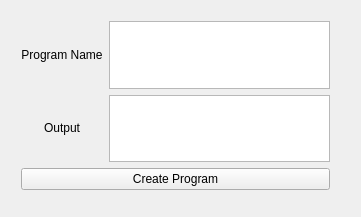
<?xml version="1.0" encoding="UTF-8"?>
<ui version="4.0">
 <class>ProtoCreator</class>
 <widget class="QMainWindow" name="ProtoCreator">
  <property name="geometry">
   <rect>
    <x>0</x>
    <y>0</y>
    <width>361</width>
    <height>217</height>
   </rect>
  </property>
  <property name="windowTitle">
   <string>ProtoCreator</string>
  </property>
  <widget class="QWidget" name="centralWidget">
   <widget class="QWidget" name="layoutWidget">
    <property name="geometry">
     <rect>
      <x>10</x>
      <y>10</y>
      <width>331</width>
      <height>191</height>
     </rect>
    </property>
    <layout class="QVBoxLayout" name="verticalLayout_3">
     <item>
      <layout class="QHBoxLayout" name="horizontalLayout">
       <item>
        <layout class="QVBoxLayout" name="verticalLayout_2">
         <item>
          <widget class="QLabel" name="inputTextLabel">
           <property name="text">
            <string>&lt;html&gt;&lt;head/&gt;&lt;body&gt;&lt;p align=&quot;center&quot;&gt;Program Name&lt;/p&gt;&lt;/body&gt;&lt;/html&gt;</string>
           </property>
          </widget>
         </item>
         <item>
          <widget class="QLabel" name="outputTextLabel">
           <property name="text">
            <string>&lt;html&gt;&lt;head/&gt;&lt;body&gt;&lt;p align=&quot;center&quot;&gt;Output&lt;/p&gt;&lt;/body&gt;&lt;/html&gt;</string>
           </property>
          </widget>
         </item>
        </layout>
       </item>
       <item>
        <layout class="QVBoxLayout" name="verticalLayout">
         <item>
          <widget class="QPlainTextEdit" name="inputText"/>
         </item>
         <item>
          <widget class="QPlainTextEdit" name="outputText"/>
         </item>
        </layout>
       </item>
      </layout>
     </item>
     <item>
      <widget class="QPushButton" name="runButton">
       <property name="text">
        <string>Create Program</string>
       </property>
      </widget>
     </item>
    </layout>
   </widget>
   <widget class="QLabel" name="cubePic">
    <property name="geometry">
     <rect>
      <x>350</x>
      <y>10</y>
      <width>210</width>
      <height>181</height>
     </rect>
    </property>
    <property name="minimumSize">
     <size>
      <width>210</width>
      <height>170</height>
     </size>
    </property>
    <property name="text">
     <string/>
    </property>
    <property name="pixmap">
     <pixmap>../Widget/ProtoCube_SMU-1.png</pixmap>
    </property>
    <property name="scaledContents">
     <bool>true</bool>
    </property>
   </widget>
  </widget>
 </widget>
 <layoutdefault spacing="6" margin="11"/>
 <resources/>
 <connections/>
</ui>
